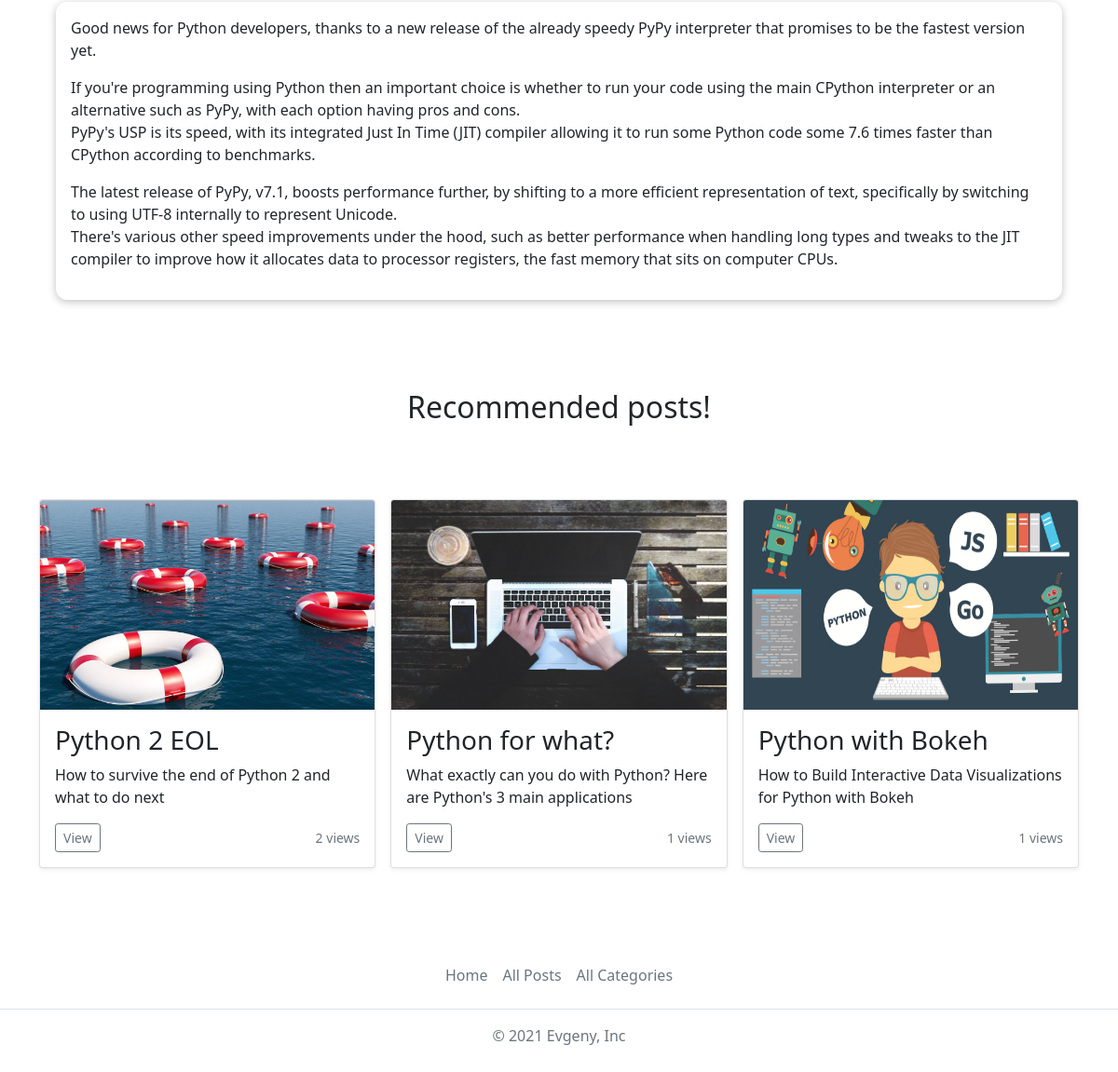
/posts/pypy-interpreter (lower part), run on an earlier commit of the app's database.
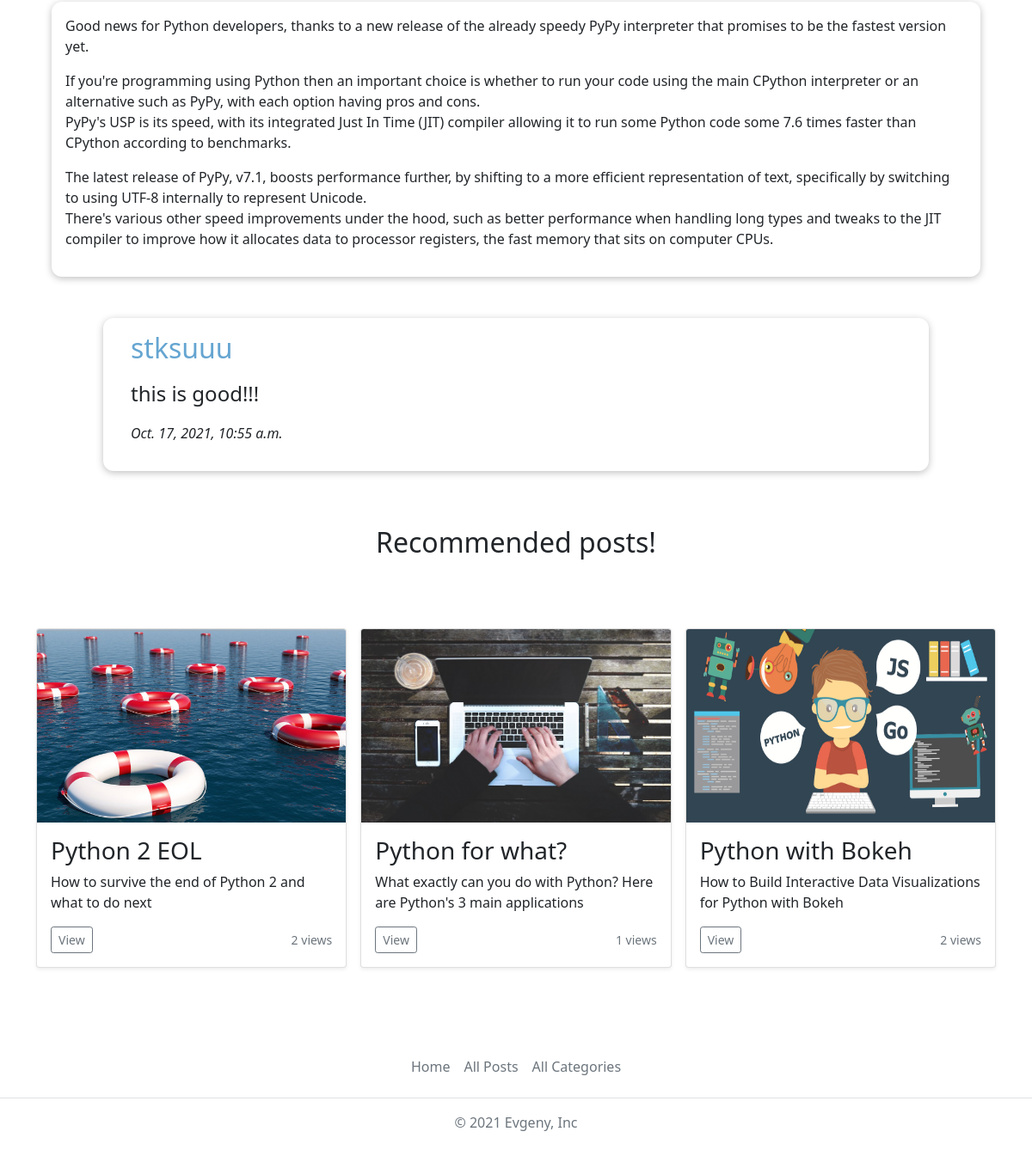
And on a later commit of the database.
### blog/models.py (models this page shows, shortened)
class Post(models.Model):
    title = models.CharField(max_length=20)
    views = models.IntegerField(default=0)
    excerpt = models.CharField(max_length=100)
    image = models.ImageField(upload_to='posts', null=True)
    date_time = models.DateTimeField(auto_now_add=True, null=True)
    slug = models.SlugField(unique=True)
    content = models.TextField(validators=[MinLengthValidator(10)])
    author = models.ForeignKey(Author, on_delete=models.SET_NULL, null=True, related_name="posts")
    tags = models.ManyToManyField(Tag)

class Comment(models.Model):
    user = models.ForeignKey(User, on_delete=models.CASCADE, null=True, editable=False)
    user_text = models.TextField(max_length=500)
    post = models.ForeignKey(Post, on_delete=models.CASCADE, related_name='comments')
    date_time = models.DateTimeField(auto_now_add=True, null=True)

### blog/views.py (the view, shortened to what this page needs)
# urls.py: path('posts/<slug:slug>', views.PostDetailView.as_view(), name='post-detail-page'),
class PostDetailView(View):
    def is_stored_post(self, request, post_id):
        read_later_post_list = request.session.get('read_later_post_list')
        if read_later_post_list is not None:
            is_saved_for_later = post_id in read_later_post_list
        else:
            is_saved_for_later = False
        return is_saved_for_later
    def get(self, request, slug):
        post = Post.objects.get(slug=slug)
        related_posts = Post.objects.filter(tags__in=post.tags.all()).exclude(slug=slug)[:3]
        try:
            if UserSeenPosts.objects.filter(post=post, user=request.user).exists():
                pass
            else:
                post.views += 1
                post.save()
                UserSeenPosts.objects.create(user=request.user, post=post)
        except:
            pass
        context = {
            'post': post,
            'post_tags': post.tags.all(),
            'related_posts': related_posts,
            'comment_form': CommentForm(),
            'all_comments': post.comments.all().order_by('-date_time'),
            'saved_for_later': self.is_stored_post(request, post.id)
        }
        return render(request, 'blog/post-detail.html', context)

### blog/models.py (called while the page is built)
    def full_name(self):
        return f'{self.first_name} {self.last_name}'

    def __str__(self):
        return self.full_name()

    def __str__(self):
        return self.caption

### blog/templates/blog/post-detail.html (shortened to what this page needs)
{% extends 'base.html' %}
{% load static %}
{% block css_files %}
    <link rel="stylesheet" href="{% static 'blog/post-detail.css' %}">
{% endblock %}
{% block content%}
<main>
    {{ post.content|linebreaks }}
</main>
{% if all_comments %}
    <section id="comments">
        <ul>
            {% for comment in all_comments %}
                <li>
                    <h2>{{ comment.user }}</h2>
                    <p id="text-comment">{{ comment.user_text|linebreaks }}</p>
                    <span>{{ comment.date_time }}</span>
                </li>
            {% endfor %}
        </ul>
    </section>
{% endif %}
{% if related_posts %}
  <div class="album py-5">
    <h2 class="recommended-title">Recommended posts!</h2>
    <div class="container foo">
        <div class="row row-cols-1 row-cols-sm-2 row-cols-md-3 g-3">
            {% for post in related_posts %}
                {% include 'blog/includes/post.html' %}
            {% endfor %}
        </div>
    </div>
  </div>
{% endif %}
{% endblock %}

### blog/templates/blog/includes/post.html
{% load static %}
{% block css_files%}
    <link href="https://getbootstrap.com/docs/5.1/dist/css/bootstrap.min.css" rel="stylesheet">
{% endblock %}
 <div class="col">
  <div class="card shadow-sm">
      <img src="{{ post.image.url }}" class="bd-placeholder-img card-img-top" width="100%" height="225">
    <div class="card-body">
      <h3 class="card-text">{{ post.title }}</h3>
      <p class="card-text">{{ post.excerpt }}</p>
      <div class="d-flex justify-content-between align-items-center">
        <div class="btn-group">
            <a href="{% url 'post-detail-page' post.slug %}">
                <button type="button" class="btn btn-sm btn-outline-secondary">View</button>
            </a>
        </div>
        <small class="text-muted">{{ post.views }} views</small>
      </div>
    </div>
  </div>
 </div>

What changed in the data, as far as the page shows it:
added Comment: user "stksuuu", user_text "this is good!!!", date_time "Oct. 17, 2021, 10:55 a.m."
changed Post "Python with Bokeh": views "1" → "2"
